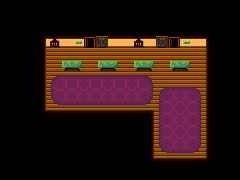

Below is a game level as drawn by its tile map, then a one-line description and the .tmx file that defines it, in full:
An orthogonal 20x15 tile map with 12x12 px tiles, 1 tile layer (Tile Layer 1).

<map version="1.9" tiledversion="1.9.1" orientation="orthogonal" renderorder="right-down" width="20" height="15" tilewidth="12" tileheight="12" infinite="0" nextlayerid="2" nextobjectid="1">
 <tileset firstgid="1" source="tileset.tsx" />
 <layer id="1" name="Tile Layer 1" width="20" height="15">
  <data encoding="csv">
104,104,104,104,104,104,104,104,104,104,104,104,104,104,104,104,104,104,104,104,
104,104,104,104,104,104,104,104,104,104,104,104,104,104,104,104,104,104,104,104,
104,104,104,104,104,104,104,104,104,104,104,104,104,104,104,104,104,104,104,104,
104,104,104,123,165,124,186,195,120,124,124,165,124,120,195,186,124,125,104,104,
104,104,104,142,143,143,143,143,143,143,143,143,143,143,143,143,143,144,104,104,
104,104,104,142,143,204,205,143,204,205,143,204,205,143,204,205,143,144,104,104,
104,104,104,142,131,132,132,132,132,132,132,132,133,143,143,143,143,144,104,104,
104,104,104,142,150,151,151,151,151,151,151,151,152,131,132,132,133,144,104,104,
104,104,104,142,169,170,170,170,170,170,170,170,171,150,151,151,152,144,104,104,
104,104,104,161,162,162,162,162,162,162,162,162,127,150,151,151,152,144,104,104,
104,104,104,104,104,104,104,104,104,104,104,104,142,150,151,151,152,144,104,104,
104,104,104,104,104,104,104,104,104,104,104,104,142,150,151,151,152,144,104,104,
104,104,104,104,104,104,104,104,104,104,104,104,142,169,170,170,171,144,104,104,
104,104,104,104,104,104,104,104,104,104,104,104,161,162,162,162,162,163,104,104,
104,104,104,104,104,104,104,104,104,104,104,104,104,104,104,104,104,104,104,104
</data>
 </layer>
</map>
